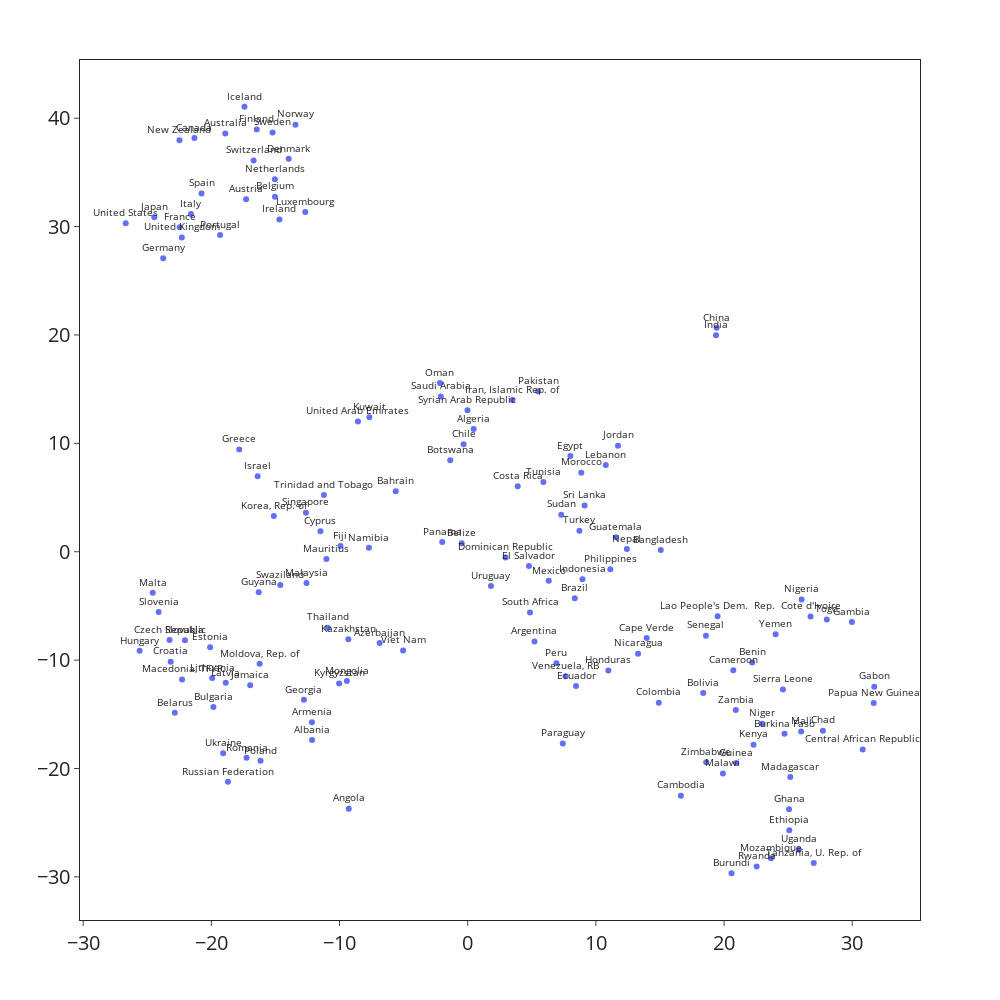

Notebook code cell kept with this figure:
### Markdown cell above
#### Plot t-SNE embedding

### Code cell
tsne.plot_tsne_embedding_labels()

### Figure 1 — Plotly figure (JSON) as saved in the notebook; plotly's stock layout.template omitted (floating-point values rounded to 4 significant figures; data arrays with more than 128 entries replaced by an {"elided": "..."} marker saying what was removed)
{"data": [{"hovertemplate": "comp-1=%{x}<br>comp-2=%{y}<br>countries=%{text}<extra></extra>", "legendgroup": "", "marker": {"color": "#636efa", "symbol": "circle"}, "mode": "markers+text", "name": "", "orientation": "v", "showlegend": false, "text": {"elided": "138 str values"}, "textposition": "top center", "type": "scatter", "x": {"elided": "138 float values"}, "xaxis": "x", "y": {"elided": "138 float values"}, "yaxis": "y"}], "layout": {"font": {"size": 10}, "height": 1000, "legend": {"tracegroupgap": 0}, "margin": {"t": 60}, "width": 1000, "xaxis": {"anchor": "y", "domain": [0, 1], "mirror": true, "showgrid": false, "tickfont": {"size": 20}, "ticks": "outside", "title": {}, "zeroline": false}, "yaxis": {"anchor": "x", "domain": [0, 1], "mirror": true, "showgrid": false, "tickfont": {"size": 20}, "ticks": "outside", "title": {}, "zeroline": false}}}
